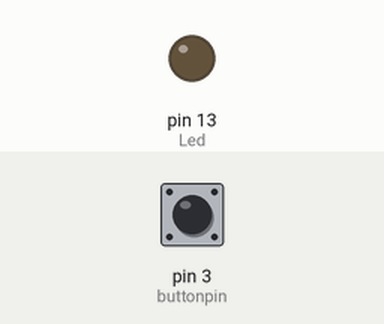
This sketch was run on a simulated Arduino Uno, built with avr-gcc and run on an emulated ATmega328P. On the bench: output pins drawn as LEDs (lit = HIGH). The test bench sets the inputs (shaded band); at power-on: pin 3 (buttonpin) LOW.

Above: at 1.2 s.
1.3 s: pin 3 (buttonpin) pulled HIGH for 0.15 s
At 1.37 s:
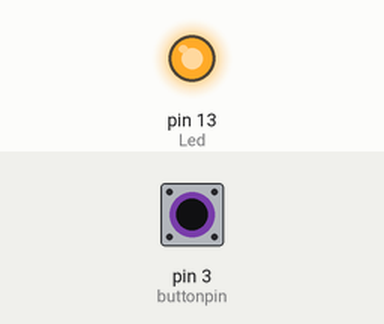
2.9 s: pin 3 (buttonpin) pulled HIGH for 3.2 s
At 6.5 s:
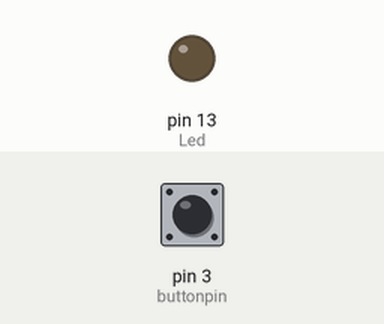
Timing chart, 0 to 8.0 s (numbered marks = the images above; inputs shaded):
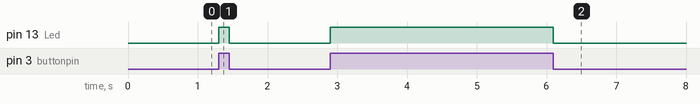

The sketch:

Task3_Infrared_Transmitter_Receiver.ino
```cpp
// ME381 ROBOTICS: Experiment 3
// Task 3: Infrared Transmitter Receiver
// Connect as follows:
        // Module GND to Arduino GND
        // Module VCC to Arduino 5V
        // Module OUT to Arduino pin 3

int buttonpin=3;
int Led=13;
int val;

void setup()
{

pinMode(Led,OUTPUT);
pinMode(buttonpin,INPUT);
}

void loop()
{
  val=digitalRead(buttonpin);
  if(val==HIGH)
    {
    digitalWrite(Led,HIGH);
    }
  else
    {
    digitalWrite(Led,LOW);
    }
}
```

Measured:
- after the input at 1.3 s, pin 13 (Led): LOW → HIGH at once, → LOW 0.15 s later
- after the input at 2.9 s, pin 13 (Led): LOW → HIGH at once, → LOW 3.2 s later
